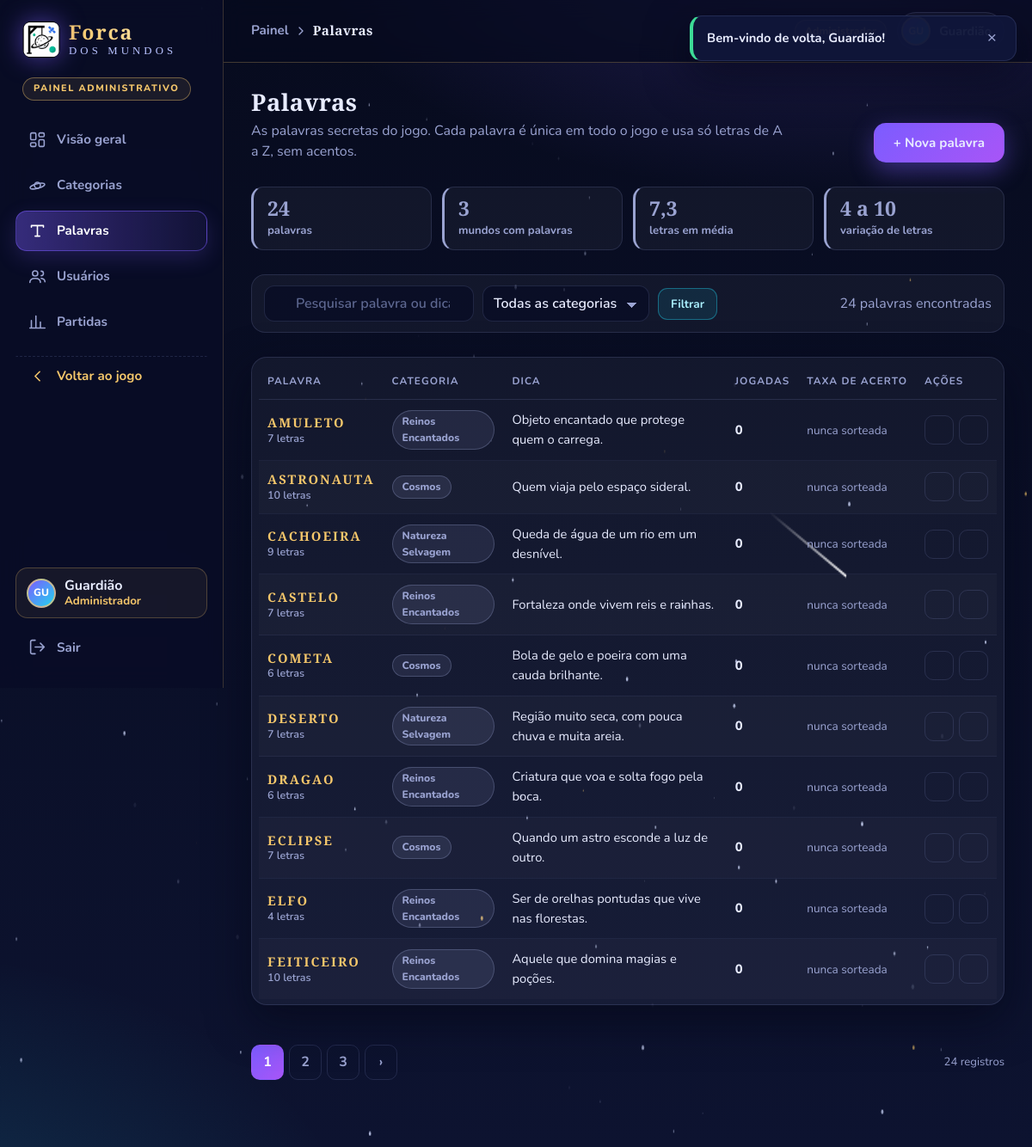
/public/admin/palavras (signed in), run on the app's committed database.
### tables this page shows
CREATE TABLE usuarios (
    id        INT UNSIGNED NOT NULL AUTO_INCREMENT,
    nome      VARCHAR(120) NOT NULL,
    apelido   VARCHAR(30)  NOT NULL,
    email     VARCHAR(160) NOT NULL,
    senha     VARCHAR(255) NOT NULL,
    foto      VARCHAR(80)  NULL DEFAULT NULL,
    perfil    ENUM('admin', 'jogador') NOT NULL DEFAULT 'jogador',
    status    ENUM('ativo', 'inativo') NOT NULL DEFAULT 'ativo',
     
     
    email_verificado_em DATETIME NULL DEFAULT NULL,
    criado_em DATETIME NOT NULL DEFAULT CURRENT_TIMESTAMP,
    PRIMARY KEY (id),
    UNIQUE KEY uq_usuarios_email (email),
    UNIQUE KEY uq_usuarios_apelido (apelido),
    KEY idx_usuarios_perfil_status (perfil, status)
);

CREATE TABLE palavras (
    id           INT UNSIGNED NOT NULL AUTO_INCREMENT,
    categoria_id INT UNSIGNED NOT NULL,
    palavra      VARCHAR(30)  NOT NULL,
    dica         VARCHAR(200) NOT NULL,
    criado_em    DATETIME NOT NULL DEFAULT CURRENT_TIMESTAMP,
    PRIMARY KEY (id),
    UNIQUE KEY uq_palavras_palavra (palavra),
    KEY idx_palavras_categoria (categoria_id),
    CONSTRAINT fk_palavras_categoria
        FOREIGN KEY (categoria_id) REFERENCES categorias (id)
        ON DELETE RESTRICT ON UPDATE CASCADE
);

CREATE TABLE categorias (
    id        INT UNSIGNED NOT NULL AUTO_INCREMENT,
    nome      VARCHAR(60)  NOT NULL,
    descricao VARCHAR(255) NOT NULL DEFAULT '',
    imagem    VARCHAR(80)  NULL DEFAULT NULL,
    icone     VARCHAR(20)  NOT NULL DEFAULT 'planeta',
    status    ENUM('ativo', 'inativo') NOT NULL DEFAULT 'ativo',
    criado_em DATETIME NOT NULL DEFAULT CURRENT_TIMESTAMP,
    PRIMARY KEY (id),
    UNIQUE KEY uq_categorias_nome (nome)
);

### app/Views/admin/palavras.php (the view, shortened to what the rows shown need)
<header class="admin-cabecalho">
    <div>
        <h1>Palavras</h1>
    </div>
</header>
            <?= icone_admin('busca') ?>
<?php if (!$palavras): ?>
    <div class="vazio card"><p><?= ($busca !== '' || $categoriaId > 0) ? 'Nenhuma palavra encontrada com esses filtros.' : 'Nenhuma palavra cadastrada ainda.' ?></p></div>
<?php else: ?>
<div class="card tabela-caixa">
    <table class="tabela">
        <thead><tr><th>Palavra</th><th>Categoria</th><th>Dica</th><th>Jogadas</th><th>Taxa de acerto</th><th class="col-acoes">Ações</th></tr></thead>
        <tbody>
            <?php foreach ($palavras as $p): $taxa = pct($p['total_vitorias'], $p['total_jogadas']); ?>
                <tr>
                    <td data-rotulo="Palavra">
                        <span class="celula-dupla">
                            <strong class="palavra-admin"><?= e($p['palavra']) ?></strong>
                            <small><?= e(plural(strlen($p['palavra']), 'letra', 'letras')) ?></small>
                        </span>
                    </td>
                    <td data-rotulo="Categoria"><span class="badge badge-neutro"><?= e($p['categoria_nome']) ?></span></td>
                    <td data-rotulo="Dica"><?= e($p['dica']) ?></td>
                    <td data-rotulo="Jogadas"><span class="num-forte"><?= (int) $p['total_jogadas'] ?></span></td>
                    <td data-rotulo="Taxa de acerto">
                        <?php if ((int) $p['total_jogadas'] === 0): ?>
                            <span class="sem-dado">nunca sorteada</span>
                        <?php else: ?>
                            <div class="taxa"><div class="taxa-trilho"><i style="width: <?= $taxa ?>%"></i></div><span><?= $taxa ?>%</span></div>
                        <?php endif; ?>
                    </td>
                    <td class="col-acoes">
                        <div class="acoes">
                            <button type="button" class="btn-acao ouro" title="Editar" aria-label="Editar <?= e($p['palavra']) ?>" data-modal-open="modal-palavra" data-titulo="Editar palavra" data-item="<?= e(json_encode($p, JSON_UNESCAPED_UNICODE)) ?>"><?= icone_admin('lapis') ?></button>
                            <button type="button" class="btn-acao perigo" title="Excluir" aria-label="Excluir <?= e($p['palavra']) ?>" data-confirmar data-acao="<?= e(url('/admin/palavras/excluir')) ?>" data-id="<?= (int) $p['id'] ?>" data-texto="Excluir a palavra &quot;<?= e($p['palavra']) ?>&quot;? As partidas antigas continuam no histórico."><?= icone_admin('lixeira') ?></button>
                        </div>
                    </td>
                </tr>
            <?php endforeach; ?>
        </tbody>
    </table>
</div>
<?php endif; ?>

### app/Core/helpers.php (shortened to what the rows shown need)
<?php
function e($valor): string
{
    return htmlspecialchars((string) $valor, ENT_QUOTES | ENT_SUBSTITUTE, 'UTF-8');
}
function url(string $caminho = ''): string
{
    return BASE_URL . '/' . ltrim($caminho, '/');
}
function foto_url(?array $usuario): ?string
{
    if (!$usuario || empty($usuario['foto'])) {
        return null;
    }
    return upload_url($usuario['foto'], 'perfis');
}
function iniciais(?string $apelido): string
{
    $apelido = trim((string) $apelido);
    return mb_strtoupper(mb_substr($apelido !== '' ? $apelido : '?', 0, 2));
}
function plural(int $n, string $singular, string $plural): string
{
    return $n . ' ' . ($n === 1 ? $singular : $plural);
}
function icone_admin(string $nome): string
{
    $icones = [
        'usuarios'   => '<circle cx="9" cy="8" r="3.5"/><path d="M2 20c0-3.5 3-5.5 7-5.5s7 2 7 5.5M17 11a3 3 0 1 0 0-6M22 19c0-2.5-2-4-5-4.5"/>',
        'partidas'   => '<path d="M4 20V10M10 20V4M16 20v-8M22 20H2"/>',
        'vitorias'   => '<path d="M8 21h8M12 17v4M7 4h10v5a5 5 0 0 1-10 0zM17 5h3v2a3 3 0 0 1-3 3M7 5H4v2a3 3 0 0 0 3 3"/>',
        'derrotas'   => '<circle cx="12" cy="12" r="9"/><path d="M9 9l6 6M15 9l-6 6"/>',
        'pontos'     => '<path d="M12 2l2.9 6.6 7.1.7-5.3 4.8 1.5 7-6.2-3.6-6.2 3.6 1.5-7L2 9.3l7.1-.7z"/>',
        'categorias' => '<circle cx="12" cy="12" r="4"/><ellipse cx="12" cy="13" rx="10" ry="3" transform="rotate(-15 12 13)"/>',
        'palavras'   => '<path d="M4 7V5h16v2M12 5v14M9 19h6"/>',
        'email'      => '<rect x="3" y="5" width="18" height="14" rx="2"/><path d="M3 7l9 6 9-6"/>',
        'email-ok'   => '<rect x="3" y="5" width="18" height="14" rx="2"/><path d="M3 7l9 6 9-6M8 16l2.5 2.5L16 13"/>',
        'olho'       => '<path d="M2 12s4-7 10-7 10 7 10 7-4 7-10 7S2 12 2 12z"/><circle cx="12" cy="12" r="3"/>',
        'lapis'      => '<path d="M4 20l1-4L16.5 4.5a2.1 2.1 0 0 1 3 3L8 19z"/><path d="M14 7l3 3"/>',
        'energia'    => '<path d="M12 3v9"/><path d="M6.3 6.8a8 8 0 1 0 11.4 0"/>',
        'lixeira'    => '<path d="M4 7h16M10 11v6M14 11v6M6 7l1 13h10l1-13M9 7V4h6v3"/>',
        'busca'      => '<circle cx="11" cy="11" r="6.5"/><path d="M20 20l-4-4"/>',
        'check'      => '<circle cx="12" cy="12" r="9"/><path d="M8 12.5l2.7 2.7L16 9.8"/>',
        'mais'       => '<path d="M12 5v14M5 12h14"/>',
    ];
    $conteudo = $icones[$nome] ?? $icones['partidas'];
    return '<svg viewBox="0 0 24 24" fill="none" stroke="currentColor" stroke-width="1.8" stroke-linecap="round" stroke-linejoin="round" aria-hidden="true">' . $conteudo . '</svg>';
}

### app/Views/layouts/admin.php (shortened to what the rows shown need)
<!DOCTYPE html>
<html lang="pt-BR">
<head>
    <?php $cssExtras = ['layout.css', 'home.css', 'admin.css']; require __DIR__ . '/../partials/head.php'; ?>
</head>
<body class="app-body admin-body" data-base="<?= e(url('')) ?>">
    <div class="shell">
        <aside class="sidebar sidebar-admin" id="sidebar">
            <div class="sidebar-rodape">
                <div class="sidebar-usuario">
                    <?php $avatarUsuario = $usuario; $avatarClasse = 'avatar-sm'; require __DIR__ . '/../partials/avatar.php'; ?>
                    <span><strong><?= e($usuario['apelido']) ?></strong><small>Administrador</small></span>
                </div>
            </div>
        </aside>
        <div class="coluna">
                        <?php $avatarUsuario = $usuario; $avatarClasse = 'avatar-sm'; require __DIR__ . '/../partials/avatar.php'; ?>
            <main class="pagina pagina-entrada"><?= $conteudo ?></main>
        </div>
    </div>
</body>
</html>

### app/Views/partials/avatar.php
<?php
$avatarFoto = foto_url($avatarUsuario ?? null);
$avatarClasse = $avatarClasse ?? '';
?>
<?php if ($avatarFoto): ?>
    <img class="avatar <?= e($avatarClasse) ?>" src="<?= e($avatarFoto) ?>" alt="Foto de <?= e($avatarUsuario['apelido'] ?? '') ?>">
<?php else: ?>
    <span class="avatar avatar-iniciais <?= e($avatarClasse) ?>"><?= e(iniciais($avatarUsuario['apelido'] ?? '?')) ?></span>
<?php endif; ?>

### data on the page
usuarios: apelido "GU", apelido "Guardião"
palavras: palavra "AMULETO", palavra "7 letras", categoria.nome "Reinos Encantados", dica "Objeto encantado que protege quem o carrega.", total_jogadas "0"
palavras: palavra "ASTRONAUTA", palavra "10 letras", categoria.nome "Cosmos", dica "Quem viaja pelo espaço sideral.", total_jogadas "0"
palavras: palavra "CACHOEIRA", palavra "9 letras", categoria.nome "Natureza Selvagem", dica "Queda de água de um rio em um desnível.", total_jogadas "0"
palavras: palavra "CASTELO", palavra "7 letras", categoria.nome "Reinos Encantados", dica "Fortaleza onde vivem reis e rainhas.", total_jogadas "0"
palavras: palavra "COMETA", palavra "6 letras", categoria.nome "Cosmos", dica "Bola de gelo e poeira com uma cauda brilhante.", total_jogadas "0"
palavras: palavra "DESERTO", palavra "7 letras", categoria.nome "Natureza Selvagem", dica "Região muito seca, com pouca chuva e muita areia.", total_jogadas "0"
palavras: palavra "DRAGAO", palavra "6 letras", categoria.nome "Reinos Encantados", dica "Criatura que voa e solta fogo pela boca.", total_jogadas "0"
palavras: palavra "ECLIPSE", palavra "7 letras", categoria.nome "Cosmos", dica "Quando um astro esconde a luz de outro.", total_jogadas "0"
palavras: palavra "ELFO", palavra "4 letras", categoria.nome "Reinos Encantados", dica "Ser de orelhas pontudas que vive nas florestas.", total_jogadas "0"
palavras: palavra "FEITICEIRO", palavra "10 letras", categoria.nome "Reinos Encantados", dica "Aquele que domina magias e poções.", total_jogadas "0"

### other printed values
$rotulo "Visão geral"
$rotulo "Categorias"
$rotulo "Palavras"
$rotulo "Usuários"
$rotulo "Partidas"
$titulo "Palavras"
$resumo['total'] "24"
$resumo['categorias'] "3"
$resumo['media'] "7,3"
$resumo['menor'] "4"
$resumo['maior'] "10"
$pag['total'] "24"
